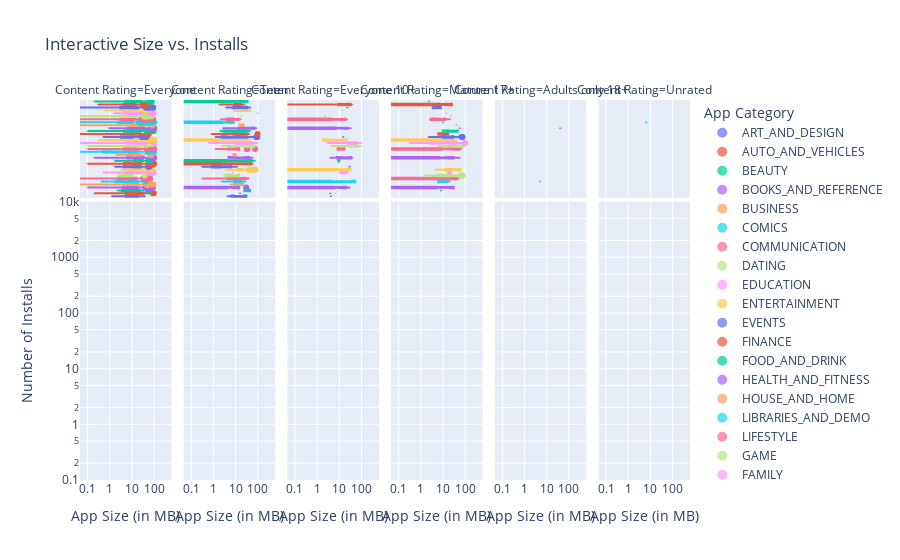

This figure's notebook cell:
### Code cell
import plotly.express as px

# Assuming apps_df is your DataFrame

# Interactive scatter plot for Size vs. Installs
fig = px.scatter(
    apps_df,
    x='Size',
    y='Installs',
    color='Category',
    size='Reviews',  # You can customize size based on another variable (e.g., Reviews)
    hover_name='App',  # Display app names on hover
    log_x=True,
    log_y=True,
    title='Interactive Size vs. Installs',
    labels={'Size': 'App Size (in MB)', 'Installs': 'Number of Installs'},
    template='plotly',
    marginal_x='box',  # Display box plots on the x-axis
    marginal_y='violin',  # Display violin plots on the y-axis
    facet_col='Content Rating',  # Add facetting based on Content Rating
)

# Customize layout
fig.update_layout(
    xaxis=dict(title='App Size (in MB)'),
    yaxis=dict(title='Number of Installs'),
    legend=dict(title='App Category'),
)

# Show the interactive plot
fig.show()
